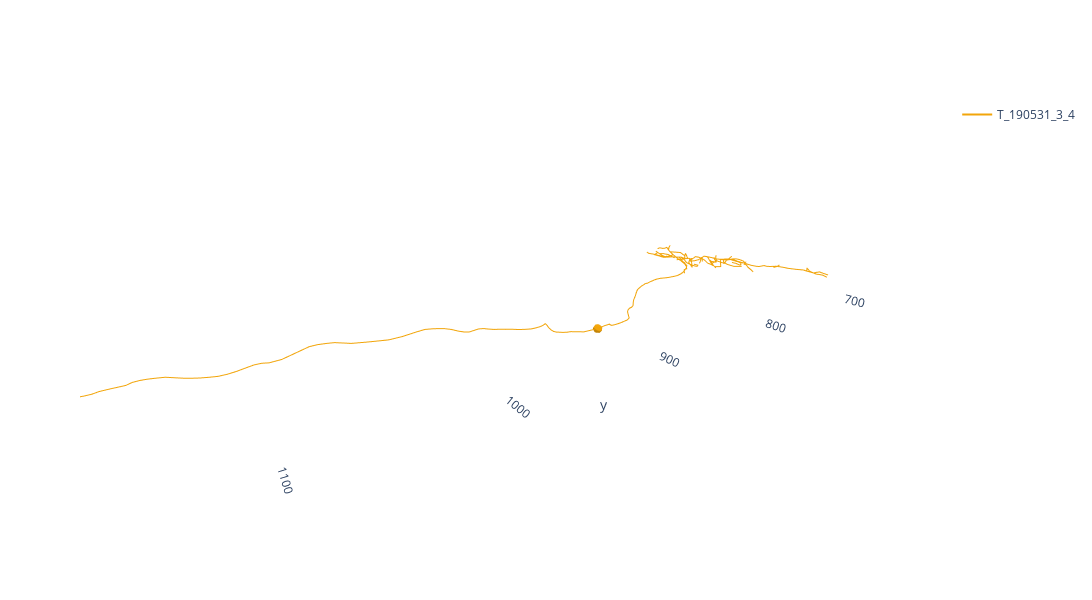
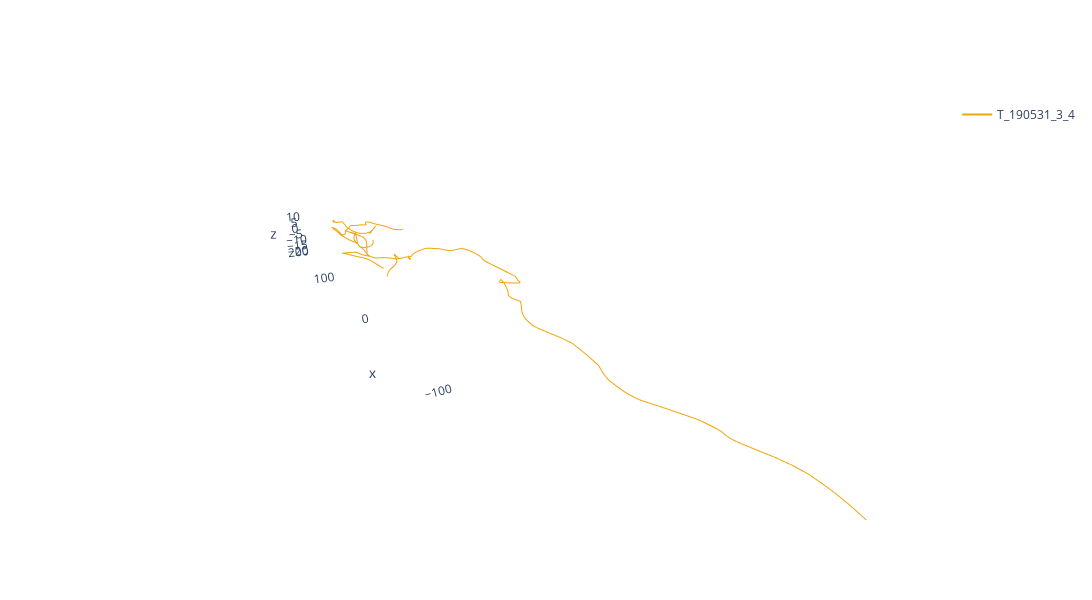

Here is the notebook cell these charts were saved with, in order:
### Code cell
#quick neuron compare

n1 = navis.TreeNeuron('/Users/anca/Desktop/Zbrain_neurons_flipped_right/T_190531_12_1.swc')
n2 = navis.TreeNeuron('/Users/anca/Desktop/sorted_neurons/align_T_190909_7_4.swc')

n1.plot3d()
n2.plot3d()

### Figure 1 — Plotly figure (JSON) as saved in the notebook; plotly's stock layout.template omitted (floating-point values rounded to 4 significant figures; data arrays with more than 128 entries replaced by an {"elided": "..."} marker saying what was removed)
{"data": [{"hoverinfo": "none", "legendgroup": "5c830297-b2cb-4cb9-8654-29757b70a6e9", "line": {"color": "rgb(242,165,10)", "width": 2}, "mode": "lines", "name": "T_190531_3_4", "showlegend": true, "type": "scatter3d", "x": {"elided": "391 float values"}, "y": {"elided": "391 float values"}, "z": {"elided": "391 float values"}}, {"alphahull": 0.5, "color": "rgb(242,165,10)", "hoverinfo": "name", "legendgroup": "5c830297-b2cb-4cb9-8654-29757b70a6e9", "showlegend": false, "type": "mesh3d", "x": [141.6, 141.1, 143.3, 140.1, 142.6, 142.5, 139.7, 144.2, 140.3, 141.3, 143.9, 139.0, 143.7, 141.7, 139.8, 144.6, 139.5, 142.3, 143.2, 139.1, 144.1, 140.8, 142.1, 139.9, 144.0, 140.3, 141.8, 142.8, 140.5, 142.4], "y": [910.9, 911.1, 911.3, 911.5, 911.7, 911.9, 912.1, 912.2, 912.4, 912.6, 912.8, 913.0, 913.2, 913.4, 913.6, 913.8, 914.0, 914.2, 914.4, 914.5, 914.7, 914.9, 915.1, 915.3, 915.5, 915.7, 915.9, 916.1, 916.3, 916.5], "z": [70.12, 68.31, 69.89, 70.17, 67.51, 71.49, 68.29, 68.77, 71.57, 66.76, 71.09, 69.62, 67.33, 72.26, 67.26, 69.67, 71.12, 66.61, 71.77, 68.66, 68.19, 71.82, 71.87, 67.87, 69.32, 70.84, 67.56, 70.62, 69.23, 68.98]}], "layout": {"autosize": false, "height": 600, "scene": {"aspectmode": "data", "aspectratio": {"x": 1, "y": 1, "z": 1}, "camera": {"eye": {"x": -1.743, "y": 1.071, "z": 0.71}, "up": {"x": 0, "y": 0, "z": 1}}, "xaxis": {"backgroundcolor": "rgb(240, 240, 240)", "gridcolor": "rgb(255, 255, 255)", "showbackground": false, "showgrid": false, "showline": false, "zerolinecolor": "rgb(255, 255, 255)"}, "yaxis": {"backgroundcolor": "rgb(240, 240, 240)", "gridcolor": "rgb(255, 255, 255)", "showbackground": false, "showgrid": false, "showline": false, "zerolinecolor": "rgb(255, 255, 255)"}, "zaxis": {"backgroundcolor": "rgb(240, 240, 240)", "gridcolor": "rgb(255, 255, 255)", "showbackground": false, "showgrid": false, "showline": false, "zerolinecolor": "rgb(255, 255, 255)"}}, "width": 1200}}

### Figure 2 — Plotly figure (JSON) as saved in the notebook; plotly's stock layout.template omitted (floating-point values rounded to 4 significant figures; data arrays with more than 128 entries replaced by an {"elided": "..."} marker saying what was removed)
{"data": [{"hoverinfo": "none", "legendgroup": "75121f0a-0139-4ee2-90ac-dcb1068e39b9", "line": {"color": "rgb(242,165,10)", "width": 2}, "mode": "lines", "name": "T_190531_3_4", "showlegend": true, "type": "scatter3d", "x": {"elided": "461 float values"}, "y": {"elided": "461 float values"}, "z": {"elided": "461 float values"}}], "layout": {"autosize": false, "height": 600, "scene": {"aspectmode": "data", "aspectratio": {"x": 1, "y": 1, "z": 1}, "camera": {"eye": {"x": -1.743, "y": 1.071, "z": 0.71}, "up": {"x": 0, "y": 0, "z": 1}}, "xaxis": {"backgroundcolor": "rgb(240, 240, 240)", "gridcolor": "rgb(255, 255, 255)", "showbackground": false, "showgrid": false, "showline": false, "zerolinecolor": "rgb(255, 255, 255)"}, "yaxis": {"backgroundcolor": "rgb(240, 240, 240)", "gridcolor": "rgb(255, 255, 255)", "showbackground": false, "showgrid": false, "showline": false, "zerolinecolor": "rgb(255, 255, 255)"}, "zaxis": {"backgroundcolor": "rgb(240, 240, 240)", "gridcolor": "rgb(255, 255, 255)", "showbackground": false, "showgrid": false, "showline": false, "zerolinecolor": "rgb(255, 255, 255)"}}, "width": 1200}}
